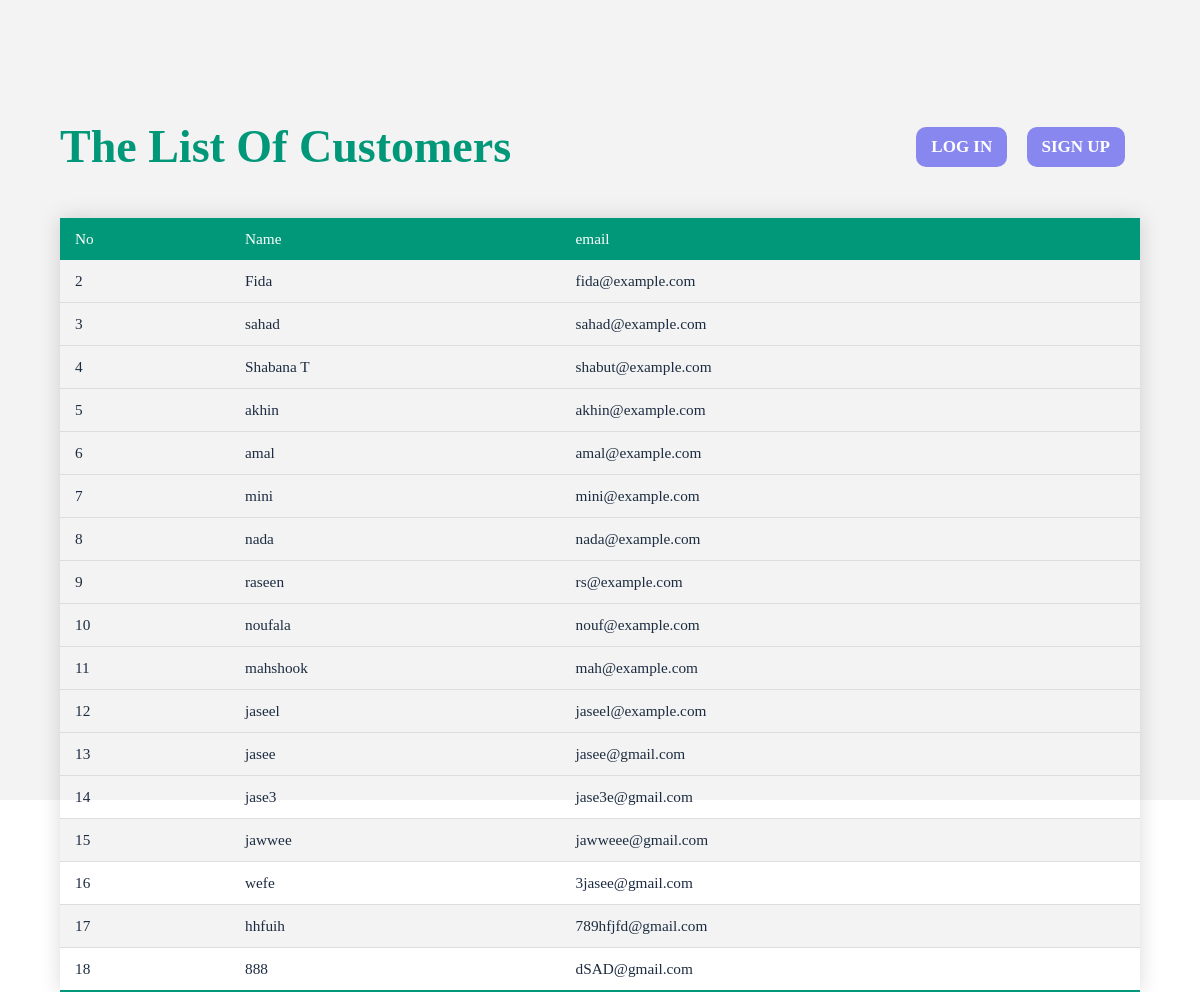
The page / on the database its author committed.
### users/models.py (models this page shows)
class Student(models.Model):
    number = models.IntegerField()
    full_name = models.CharField(max_length=255)
    phone = models.IntegerField()
    email = models.EmailField()
    password = models.CharField(max_length=255)
    user =models.OneToOneField("auth.User",on_delete=models.CASCADE)
    food = models.ManyToManyField("food.Food")
    def __str__(self):
        return self.full_name

### web/views.py (the view)
# urls.py: path('', views.index, name = 'index'),
def index(request):
    students=Student.objects.all()
    print(students)
    context={
        "students":students,
        "title": "The List Of Customers",
    }
    return render(request, 'index.html',context=context)

### template/index.html (shortened to what this page needs)
<!DOCTYPE html>
<html lang="en">
<head>
    {% load static %}
    <link rel="stylesheet" href="{% static 'css/style.css' %}">
</head>
<body>
    <section id="main">
        <section class="wrapper">
            <div class="top">
                <a href=""><h1>The List Of Customers </h1></a>
                <div class="button">
                    <a href="{% url 'users:login' %}" class="button">LOG IN</a>
                    <a href="{% url 'users:sign' %}" class="button">SIGN UP</a>
                </div>
            </div>
            <table class="styled-table">
                <thead>
                    <tr>
                        <th>No</th>
                        <th>Name</th>
                        <th>email</th>
                    </tr>
                </thead>
                <tbody>
                    {% for student in students %}
                    <tr>
                        <td>{{student.number}}</td>
                        <td>{{student.full_name}}</td>
                        <td>{{student.email}}</td>
                    </tr>
                    {% endfor %}
                </tbody>
            </table>
        </section>
</section>
</body>
</html>

### static/css/style.css (style rules this page uses)
* { margin: 0; padding: 0; border: 0; vertical-align: baseline; background: transparent; font-weight: normal; text-decoration: none; outline: none; -webkit-box-sizing: border-box; -moz-box-sizing: border-box; box-sizing: border-box; font-family: "Gordita Regular"; }
body { font-size: 17px; color: #1c2c40; overflow-x: hidden; min-width: 320px; font-weight: 400; }
a { color: #1c2c40; }
.wrapper { width: 90%; margin: 0 auto; max-width: 1440px; }
#main { padding: 100px 0; width: 100%; margin: 0 auto; background-color: #f3f3f3; height: 100vh; }
.styled-table { border-collapse: collapse; margin: 25px 0; font-size: 0.9em; font-family: sans-serif; min-width: 400px; box-shadow: 0 0 20px #00000026; width: 100%; }
.styled-table thead tr { background-color: #009879; color: #ffffff; text-align: left; }
.styled-table th, .styled-table td { padding: 12px 15px; }
.styled-table tbody tr { border-bottom: 1px solid #dddddd; }
.styled-table tbody tr:nth-of-type(even) { background-color: #f3f3f3; }
.styled-table tbody tr:last-of-type { border-bottom: 2px solid #009879; }
.top { padding: 20px 0; display: flex; justify-content: space-between; align-items: center; }
.top h1 { font-size: 46px; font-weight: 600; color: #009879; }
.top .button a.button { display: inline-block; color: #fff; background: #8787ef; padding: 10px 15px; border-radius: 10px; margin-right: 15px; font-weight: 600; }

### rows shown on the page
Student: number "2", full_name "Fida", email "fida@example.com"
Student: number "3", full_name "sahad", email "sahad@example.com"
Student: number "4", full_name "Shabana T", email "shabut@example.com"
Student: number "5", full_name "akhin", email "akhin@example.com"
Student: number "6", full_name "amal", email "amal@example.com"
Student: number "7", full_name "mini", email "mini@example.com"
Student: number "8", full_name "nada", email "nada@example.com"
Student: number "9", full_name "raseen", email "rs@example.com"
Student: number "10", full_name "noufala", email "nouf@example.com"
Student: number "11", full_name "mahshook", email "mah@example.com"
Student: number "12", full_name "jaseel", email "jaseel@example.com"
Student: number "13", full_name "jasee", email "jasee@gmail.com"
Student: number "14", full_name "jase3", email "jase3e@gmail.com"
Student: number "15", full_name "jawwee", email "jawweee@gmail.com"
Student: number "16", full_name "wefe", email "3jasee@gmail.com"
Student: number "17", full_name "hhfuih", email "789hfjfd@gmail.com"
Student: number "18", full_name "888", email "dSAD@gmail.com"
